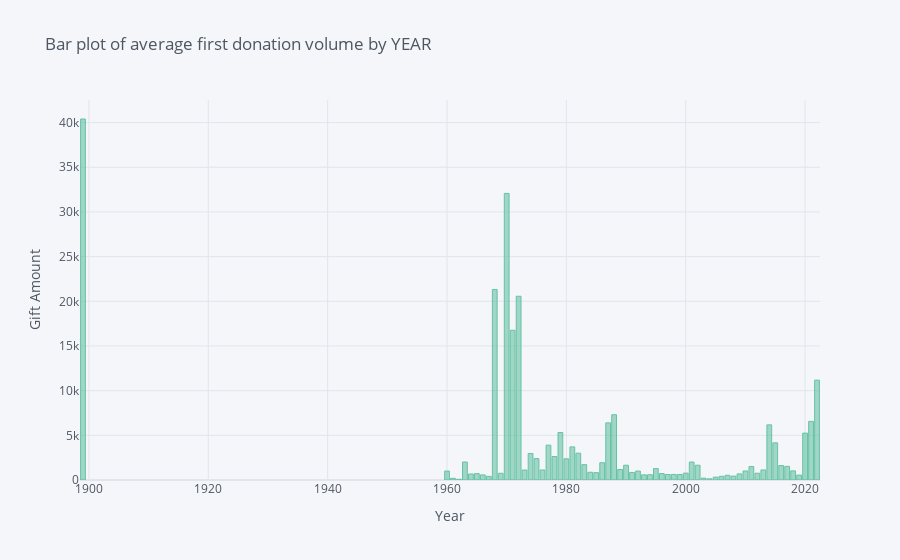

Notebook cell for this chart:
### Code cell
df.groupby(df['first_G_year'])['First Gift Amount'].mean().iplot(kind='bar', colorscale='set2',
                                                 xTitle='Year',
                                                 yTitle='Gift Amount',
                                                 title='Bar plot of average first donation volume by YEAR')

### Figure 1 — Plotly figure (JSON) as saved in the notebook; plotly's stock layout.template omitted (floating-point values rounded to 4 significant figures)
{"data": [{"marker": {"color": "rgba(102, 194, 165, 0.6)", "line": {"color": "rgba(102, 194, 165, 1.0)", "width": 1}}, "name": "First Gift Amount", "orientation": "v", "text": "", "type": "bar", "x": [1899, 1960, 1961, 1962, 1963, 1964, 1965, 1966, 1967, 1968, 1969, 1970, 1971, 1972, 1973, 1974, 1975, 1976, 1977, 1978, 1979, 1980, 1981, 1982, 1983, 1984, 1985, 1986, 1987, 1988, 1989, 1990, 1991, 1992, 1993, 1994, 1995, 1996, 1997, 1998, 1999, 2000, 2001, 2002, 2003, 2004, 2005, 2006, 2007, 2008, 2009, 2010, 2011, 2012, 2013, 2014, 2015, 2016, 2017, 2018, 2019, 2020, 2021, 2022], "y": [40400.0, 1000, 190.2, 85, 2013.0, 673.2, 712.2, 569.2, 406.2, 21330.0, 752.5, 32070.0, 16760.0, 20570.0, 1119.0, 2970.0, 2392.0, 1123.0, 3902.0, 2626.0, 5320.0, 2372.0, 3704.0, 3000.0, 1717.0, 867.1, 823.7, 1935.0, 6394.0, 7307.0, 1174.0, 1656.0, 843.4, 999.3, 575.4, 589.5, 1276.0, 717.0, 614.8, 623.9, 616.5, 769.7, 2010.0, 1655.0, 207.9, 132.5, 319.9, 416.5, 528.4, 436.3, 681.8, 1011.0, 1505.0, 757.2, 1125.0, 6171.0, 4159.0, 1614.0, 1527.0, 1019.0, 546.6, 5248.0, 6560.0, 11180.0]}], "layout": {"legend": {"bgcolor": "#F5F6F9", "font": {"color": "#4D5663"}}, "paper_bgcolor": "#F5F6F9", "plot_bgcolor": "#F5F6F9", "title": {"font": {"color": "#4D5663"}, "text": "Bar plot of average first donation volume by YEAR"}, "xaxis": {"gridcolor": "#E1E5ED", "showgrid": true, "tickfont": {"color": "#4D5663"}, "title": {"font": {"color": "#4D5663"}, "text": "Year"}, "zerolinecolor": "#E1E5ED"}, "yaxis": {"gridcolor": "#E1E5ED", "showgrid": true, "tickfont": {"color": "#4D5663"}, "title": {"font": {"color": "#4D5663"}, "text": "Gift Amount"}, "zerolinecolor": "#E1E5ED"}}}
